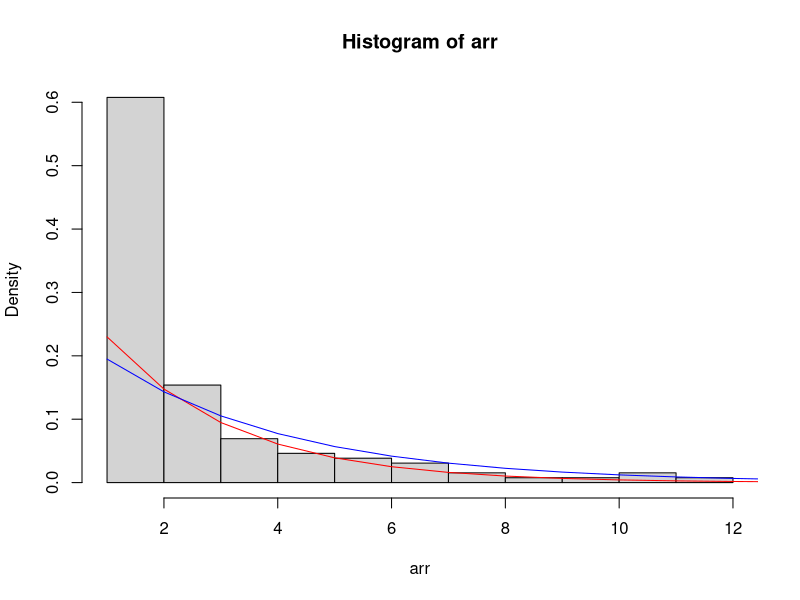

Reproduce this figure in R.
dat <- scan('birdhops.txt')
x <- matrix(dat, ncol = 2, byrow = TRUE )
k <- length(x[1,])
m <- length(x[,1])

arr <- c()
for (row in 1:m){
  arr <- c(arr, rep(c(x[row, 1]), x[row,2]))
}

n <- length(arr)

hist(arr, probability = TRUE)

mu_1 <- mean(arr)
p_moment <- 1/mu_1
print(paste("Momentschatter p =", p_moment))

p_mle <- (n+1)/(n+1+sum(arr))

print(paste("Mle-schatter p =", p_mle))

v <- var(arr)

print(paste("Confidence interval = [", p_moment-1.96*sqrt(v)/sqrt(n), "," ,p_moment+1.96*sqrt(v)/sqrt(n),"]" , sep = ""))

asi <- seq(1,30,1)
lines(asi, dgeom(asi, p_moment), col='red')
lines(asi, dgeom(asi, p_mle), col='blue')

